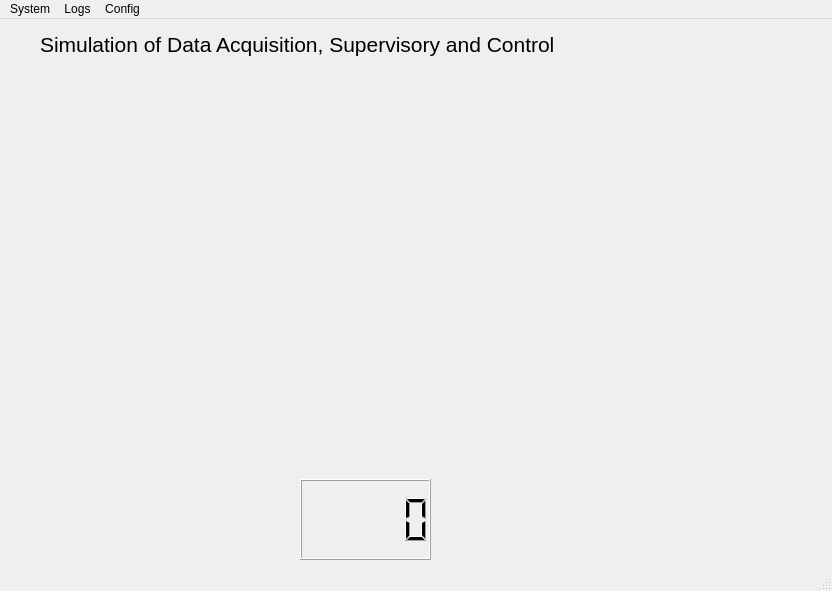
<?xml version="1.0" encoding="UTF-8"?>
<ui version="4.0">
 <class>MainWindow</class>
 <widget class="QMainWindow" name="MainWindow">
  <property name="windowModality">
   <enum>Qt::NonModal</enum>
  </property>
  <property name="geometry">
   <rect>
    <x>0</x>
    <y>0</y>
    <width>832</width>
    <height>591</height>
   </rect>
  </property>
  <property name="windowTitle">
   <string>ESSA - Embeddable SCADA for Small Applications</string>
  </property>
  <property name="toolButtonStyle">
   <enum>Qt::ToolButtonIconOnly</enum>
  </property>
  <property name="animated">
   <bool>true</bool>
  </property>
  <widget class="QWidget" name="centralwidget">
   <widget class="Thermometer" name="thermometer">
    <property name="geometry">
     <rect>
      <x>300</x>
      <y>40</y>
      <width>81</width>
      <height>451</height>
     </rect>
    </property>
    <property name="toolTip">
     <string>Thermometer Widget</string>
    </property>
    <property name="whatsThis">
     <string>SCADA Thermometer</string>
    </property>
   </widget>
   <widget class="Thermo" name="thermo">
    <property name="geometry">
     <rect>
      <x>420</x>
      <y>50</y>
      <width>93</width>
      <height>421</height>
     </rect>
    </property>
    <property name="toolTip">
     <string>Thermo Widget</string>
    </property>
    <property name="whatsThis">
     <string>SCADA Thermo</string>
    </property>
   </widget>
   <widget class="Led" name="led">
    <property name="geometry">
     <rect>
      <x>740</x>
      <y>0</y>
      <width>88</width>
      <height>88</height>
     </rect>
    </property>
    <property name="toolTip">
     <string>Alarm Warning</string>
    </property>
    <property name="whatsThis">
     <string>Led SCADA</string>
    </property>
   </widget>
   <widget class="Display" name="display">
    <property name="geometry">
     <rect>
      <x>40</x>
      <y>-10</y>
      <width>681</width>
      <height>71</height>
     </rect>
    </property>
    <property name="font">
     <font>
      <pointsize>16</pointsize>
      <weight>50</weight>
      <bold>false</bold>
     </font>
    </property>
    <property name="toolTip">
     <string>Display Widget</string>
    </property>
    <property name="whatsThis">
     <string>Display SCADA</string>
    </property>
    <property name="text">
     <string>Simulation of Data Acquisition, Supervisory and Control</string>
    </property>
    <property name="textFormat">
     <enum>Qt::PlainText</enum>
    </property>
   </widget>
   <widget class="Dial" name="dial_Widget">
    <property name="geometry">
     <rect>
      <x>10</x>
      <y>50</y>
      <width>241</width>
      <height>241</height>
     </rect>
    </property>
    <property name="toolTip">
     <string>Dial Widget</string>
    </property>
    <property name="whatsThis">
     <string>Dial SCADA</string>
    </property>
   </widget>
   <widget class="Dial_2" name="dial_2Widget">
    <property name="geometry">
     <rect>
      <x>580</x>
      <y>70</y>
      <width>221</width>
      <height>221</height>
     </rect>
    </property>
    <property name="toolTip">
     <string>Dial Widget 2</string>
    </property>
    <property name="whatsThis">
     <string>SCADA Dial 2</string>
    </property>
   </widget>
   <widget class="Dial_1" name="dial_1Widget">
    <property name="geometry">
     <rect>
      <x>0</x>
      <y>300</y>
      <width>244</width>
      <height>244</height>
     </rect>
    </property>
    <property name="toolTip">
     <string>Dial Widget 1</string>
    </property>
    <property name="whatsThis">
     <string>Widgets SCADA dial</string>
    </property>
   </widget>
   <widget class="Dial_3" name="dial_3Widget">
    <property name="geometry">
     <rect>
      <x>580</x>
      <y>300</y>
      <width>234</width>
      <height>234</height>
     </rect>
    </property>
    <property name="toolTip">
     <string>Dial Widget 3</string>
    </property>
    <property name="whatsThis">
     <string>SCADA Dial 3</string>
    </property>
   </widget>
   <widget class="DisplayLCD" name="displayLCD">
    <property name="geometry">
     <rect>
      <x>300</x>
      <y>460</y>
      <width>131</width>
      <height>81</height>
     </rect>
    </property>
    <property name="toolTip">
     <string>DisplayLCD Widget</string>
    </property>
    <property name="whatsThis">
     <string>DisplayLCD SCADA</string>
    </property>
   </widget>
  </widget>
  <widget class="QMenuBar" name="menubar">
   <property name="geometry">
    <rect>
     <x>0</x>
     <y>0</y>
     <width>832</width>
     <height>29</height>
    </rect>
   </property>
   <widget class="QMenu" name="menuSystem">
    <property name="title">
     <string>System</string>
    </property>
    <addaction name="actionRun"/>
    <addaction name="actionStop"/>
    <addaction name="separator"/>
    <addaction name="actionCompile_and_Run"/>
    <addaction name="separator"/>
    <addaction name="actionExit"/>
   </widget>
   <widget class="QMenu" name="menuLogs">
    <property name="title">
     <string>Logs</string>
    </property>
    <addaction name="actionAlarm_Log"/>
    <addaction name="actionSystem_Logs"/>
   </widget>
   <widget class="QMenu" name="menuConfig">
    <property name="title">
     <string>Config</string>
    </property>
    <addaction name="actionESSA_Config"/>
   </widget>
   <addaction name="menuSystem"/>
   <addaction name="menuLogs"/>
   <addaction name="menuConfig"/>
  </widget>
  <widget class="QStatusBar" name="statusbar"/>
  <action name="actionRun">
   <property name="text">
    <string>Run</string>
   </property>
  </action>
  <action name="actionStop">
   <property name="text">
    <string>Stop</string>
   </property>
  </action>
  <action name="actionAlarm_Log">
   <property name="text">
    <string>Alarm Log</string>
   </property>
  </action>
  <action name="actionSystem_Logs">
   <property name="text">
    <string>System Logs</string>
   </property>
  </action>
  <action name="actionESSA_Config">
   <property name="text">
    <string>ESSA Config</string>
   </property>
  </action>
  <action name="actionCompile_and_Run">
   <property name="text">
    <string>Compile and Run</string>
   </property>
  </action>
  <action name="actionExit">
   <property name="text">
    <string>Exit</string>
   </property>
  </action>
 </widget>
 <customwidgets>
  <customwidget>
   <class>Dial_1</class>
   <extends>QwtDial</extends>
   <header>dial_1</header>
  </customwidget>
  <customwidget>
   <class>Dial_2</class>
   <extends>QwtDial</extends>
   <header>dial_2</header>
  </customwidget>
  <customwidget>
   <class>Dial_3</class>
   <extends>QwtDial</extends>
   <header>dial_3</header>
  </customwidget>
  <customwidget>
   <class>Dial</class>
   <extends>QwtDial</extends>
   <header>dial</header>
  </customwidget>
  <customwidget>
   <class>Display</class>
   <extends>QLabel</extends>
   <header>display</header>
  </customwidget>
  <customwidget>
   <class>DisplayLCD</class>
   <extends>QLCDNumber</extends>
   <header>lcd</header>
  </customwidget>
  <customwidget>
   <class>Led</class>
   <extends>QWidget</extends>
   <header>led</header>
  </customwidget>
  <customwidget>
   <class>Thermometer</class>
   <extends>QWidget</extends>
   <header>thermometer</header>
  </customwidget>
  <customwidget>
   <class>Thermo</class>
   <extends>QWidget</extends>
   <header>thermo</header>
  </customwidget>
  <customwidget>
   <class>QwtDial</class>
   <extends>QWidget</extends>
   <header>qwt_dial.h</header>
  </customwidget>
 </customwidgets>
 <resources/>
 <connections/>
</ui>
